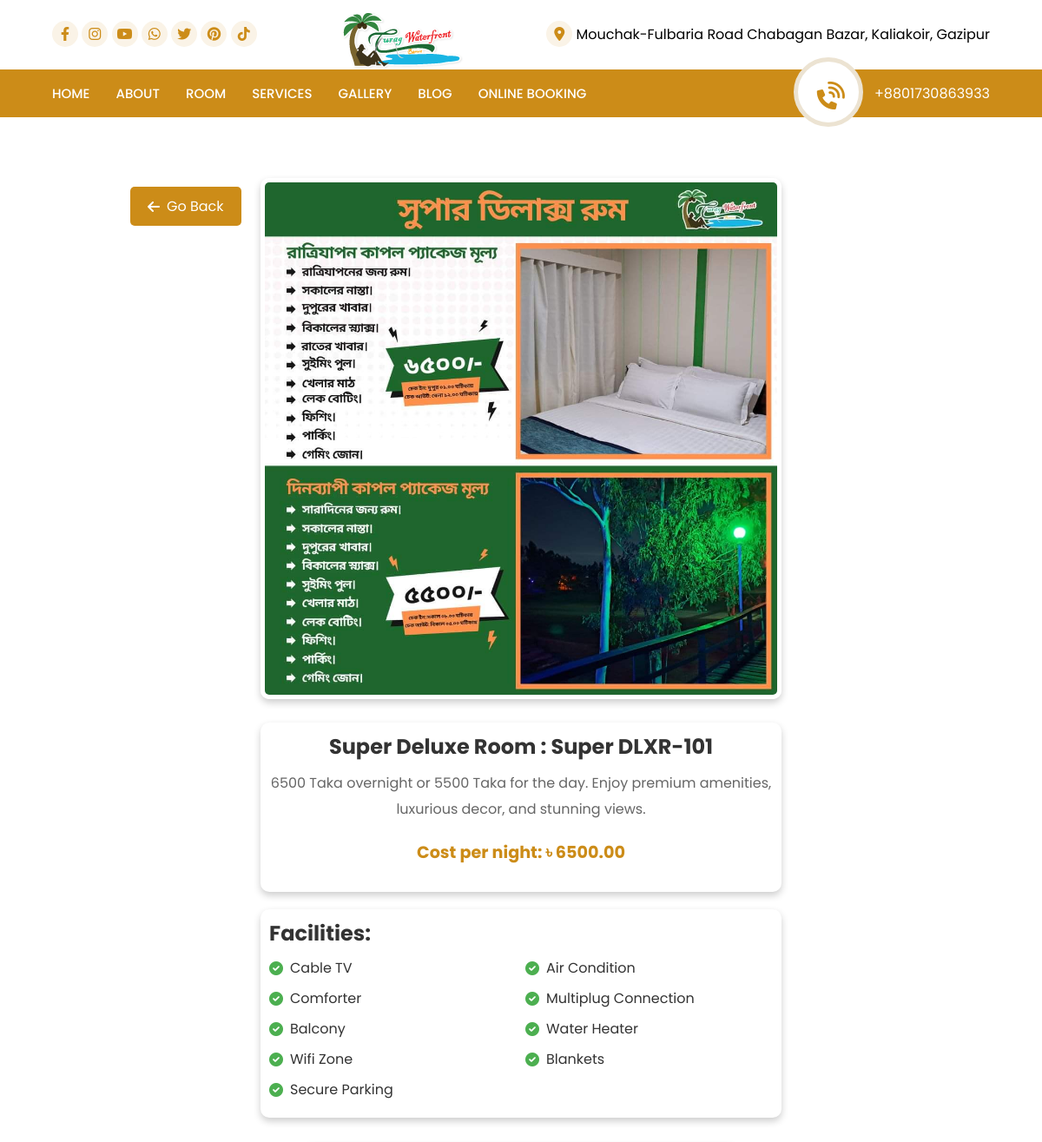
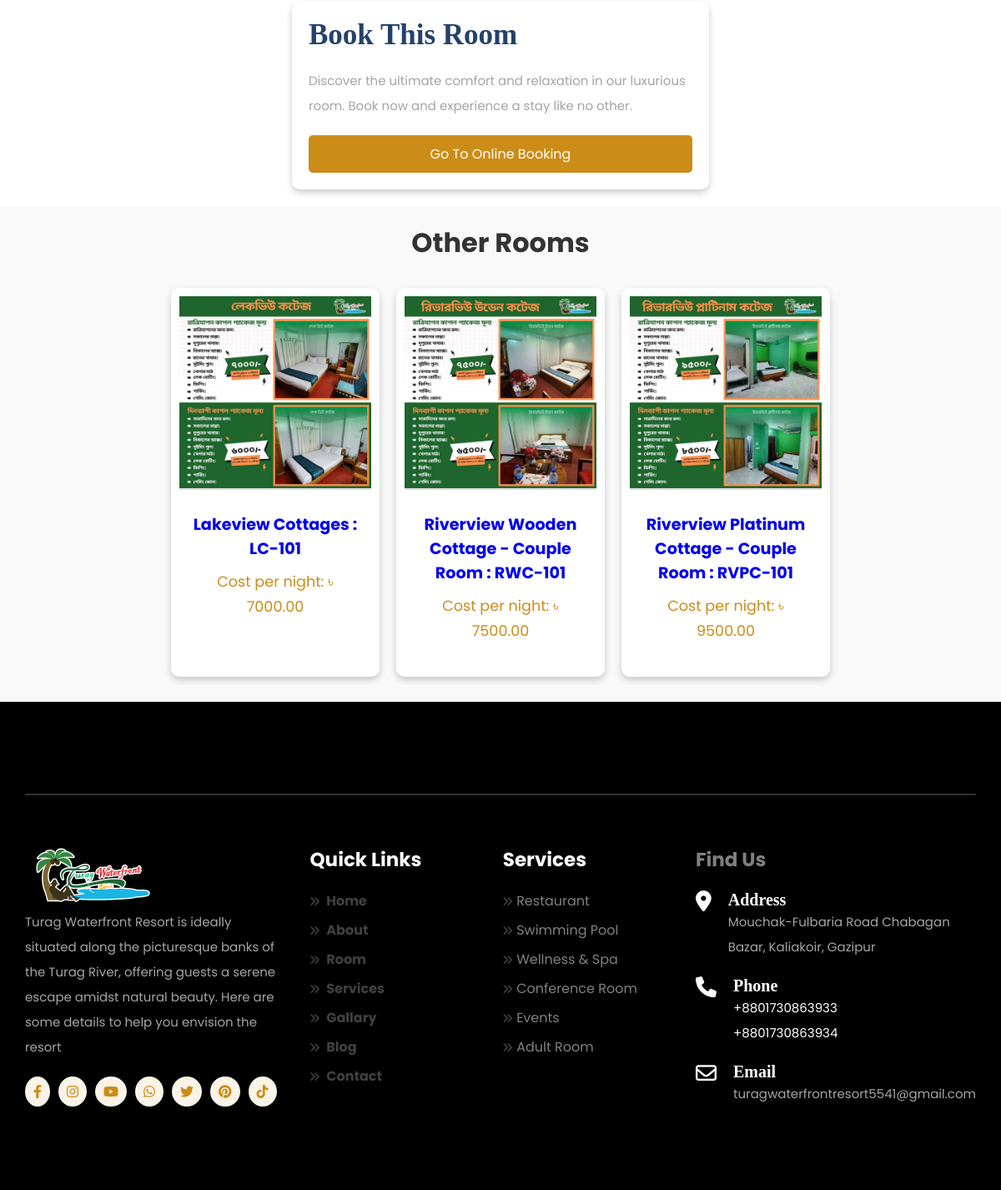
The page /room/1/ on the database its author committed (2 pictures, top to bottom).
### turag/models.py (models this page shows, shortened)
class ResortInfo(models.Model):
    logo = models.ImageField(upload_to='logos/', help_text='Upload the resort logo.')
    description = models.TextField(help_text='A brief description of the resort.')
    facebook_link = models.URLField(blank=True, help_text='Link to the resort’s Facebook page.')
    instagram_link = models.URLField(blank=True, help_text='Link to the resort’s Instagram profile.')
    youtube_link = models.URLField(blank=True, help_text='Link to the resort’s YouTube channel.')
    whatsapp_link = models.URLField(blank=True, help_text='Link to the resort’s WhatsApp contact.')
    twitter_link = models.URLField(blank=True, help_text='Link to the resort’s Twitter profile.')
    pinterest_link = models.URLField(blank=True, help_text='Link to the resort’s Pinterest page.')
    tiktok_link = models.URLField(blank=True, help_text='Link to the resort’s TikTok profile.')
    address = models.CharField(max_length=255, help_text='Resort address.')
    phone_number = models.CharField(max_length=40, blank=True, help_text='Resort phone number.')
    email = models.EmailField(help_text='Resort email address.')
    class Meta:
        verbose_name = "Resort Information"
        verbose_name_plural = "Resort Information"

class RoomOffer(models.Model):
    room_type = models.CharField(max_length=255, help_text="Type of the room")
    room_number = models.CharField(max_length=50, help_text="Room number associated with the offer")
    cost = models.DecimalField(max_digits=10, decimal_places=2, help_text="Cost per night")
    short_description = models.TextField(help_text="Short description of the offer")
    image = models.ImageField(upload_to='room/', help_text="Image for the offer")

class RoomFacility(models.Model):
    room_offer = models.ForeignKey(RoomOffer, on_delete=models.CASCADE, related_name='facilities')
    facility_name = models.CharField(max_length=255, help_text="Name of the facility")

### turag/views.py (the view)
# urls.py: path('room/<int:pk>/', views.RoomDetailView.as_view(), name='room_detail'),
class RoomDetailView(DetailView):
    model = RoomOffer
    template_name = 'room_detail.html'
    context_object_name = 'room'
    social_media_info = ResortInfo.objects.first()
    def get_context_data(self, **kwargs):
        context = super().get_context_data(**kwargs)
        context['all_rooms'] = RoomOffer.objects.exclude(id=self.object.id)
        context['social_media_info'] = ResortInfo.objects.first()
        return context

### turag/templatetags/custom_filters.py (called while the page is built)
@register.filter(name='split_phone_numbers')
def split_phone_numbers(phone_numbers):
    return phone_numbers.split(',')

@register.filter(name='trim')
def trim(value):
    return value.strip() if isinstance(value, str) else value

### templates/room_detail.html (shortened to what this page needs)
<!DOCTYPE html>
{% load static %}
<html lang="en" dir="ltr">
<head>
  <link rel="stylesheet" href="https://pro.fontawesome.com/releases/v5.10.0/css/all.css" />
  <link rel="stylesheet" href="{% static 'css/style.css' %}">
  <link rel="stylesheet" href="https://cdnjs.cloudflare.com/ajax/libs/OwlCarousel2/2.3.4/assets/owl.carousel.css" />
  <link rel="stylesheet" href="https://cdnjs.cloudflare.com/ajax/libs/OwlCarousel2/2.3.4/assets/owl.theme.default.min.css" />
  <link href="https://cdnjs.cloudflare.com/ajax/libs/lightbox2/2.11.3/css/lightbox.min.css" rel="stylesheet">
  <link rel="stylesheet" href="https://cdnjs.cloudflare.com/ajax/libs/font-awesome/6.0.0/css/all.min.css">
</head>
<body>
  <section class="head">
    <div class="container flex1">
      <div class="scoial">
          {% if social_media_info.facebook_link %}
          <a href="{{ social_media_info.facebook_link }}" target="_blank" rel="noopener noreferrer">
            <i class="fab fa-facebook-f"></i>
          </a>
          {% endif %}
          {% if social_media_info.instagram_link %}
            <a href="{{ social_media_info.instagram_link }}" target="_blank" rel="noopener noreferrer">
                <i class="fab fa-instagram"></i>
            </a>
            {% endif %}
            {% if social_media_info.youtube_link %}
            <a href="{{ social_media_info.youtube_link }}" target="_blank" rel="noopener noreferrer">
                <i class="fab fa-youtube"></i>
            </a>
            {% endif %}
            {% if social_media_info.whatsapp_link %}
            <a href="{{ social_media_info.whatsapp_link }}" target="_blank" rel="noopener noreferrer">
                <i class="fab fa-whatsapp"></i>
            </a>
            {% endif %}
            {% if social_media_info.twitter_link %}
            <a href="{{ social_media_info.twitter_link }}" target="_blank" rel="noopener noreferrer">
                <i class="fab fa-twitter"></i>
            </a>
            {% endif %}
            {% if social_media_info.pinterest_link %}
            <a href="{{ social_media_info.pinterest_link }}" target="_blank" rel="noopener noreferrer">
                <i class="fab fa-pinterest"></i>
            </a>
            {% endif %}
            {% if social_media_info.tiktok_link %}
            <a href="{{ social_media_info.tiktok_link }}" target="_blank" rel="noopener noreferrer">
                <i class="fab fa-tiktok"></i>
            </a>
            {% endif %}
      </div>
      <div class="logo">
        <img src="{{ social_media_info.logo.url }}" alt="">
      </div>
      <div class="address">
        <i class="fas fa-map-marker-alt"></i>
        <span>{{ social_media_info.address }}</span>
      </div>
    </div>
  </section>
  <header class="header">
    <div class="container">
      <nav class="navbar flex1">
        <ul class="nav-menu">
          <li><a href="{% url 'index' %}">Home</a></li>
          <li><a href="{% url 'about' %}">About</a></li>
          <li><a href="{% url 'services' %}">Room</a></li>
          <li><a href="{% url 'services' %}">Services</a></li>
          <li><a href="{% url 'gallery' %}">Gallery</a></li>
          <li><a href="{% url 'blog_list' %}">Blog</a></li>
          <li><a href="https://turagwaterfrontresort.netlify.app">Online Booking</a></li>
      </ul>
        {% load custom_filters %}
        <div class="head_contact">
          <i class="fas fa-phone-volume"></i>
          {% with social_media_info.phone_number|split_phone_numbers as phone_numbers %}
              {% if phone_numbers %}
                  <a href="tel:{{ phone_numbers.0|trim }}" style="color: white;">
                    <span>{{ phone_numbers.0|trim }}</span>
                  </a>
              {% else %}
                  <span>No phone number available</span>
              {% endif %}
          {% endwith %}
      </nav>
    </div>
  </header>
  <br><br>
        <section class="room-details">
            <div class="container flex-container">
                <div class="room-image">
                    <a href="{{ room.image.url }}" data-lightbox="room-image" data-title="{{ room.room_type }}">
                        <img src="{{ room.image.url }}" alt="{{ room.room_type }}">
                    </a>
                    <a href="javascript:history.back()" class="go-back-button">
                        <i class="fas fa-arrow-left"></i> Go Back
                    </a>
                    <div class="room-info">
                        <h4>{{ room.room_type }} : {{ room.room_number }}</h4>
                        <p class="description">{{ room.short_description }}</p>
                        <p class="cost">Cost per night: ৳ {{ room.cost }}</p>
                    </div>
                    <div class="room-facilities">
                        <h4>Facilities:</h4>
                        <div class="facility-row">
                            {% for facility in room.facilities.all %}
                                <div class="facility-item">
                                    <i class="fas fa-check-circle"></i> {{ facility.facility_name }}
                                </div>
                                {% if forloop.counter|divisibleby:2 and not forloop.last %}
                                    </div><div class="facility-row">
                                {% endif %}
                            {% empty %}
                                <p>No facilities available.</p>
                            {% endfor %}
                        </div>
                    </div>
                </div>
                <div class="booking-form">
                    <h3>Book This Room</h3>
                    <form method="post">
                        <p>Discover the ultimate comfort and relaxation in our luxurious room. Book now and experience a stay like no other.</p>
                        <a href="https://turagwaterfrontresort.netlify.app/" style="
                            display: block;
                            width: 100%;
                            padding: 10px;
                            background-color: #CC8C18;
                            color: #fff;
                            border: none;
                            border-radius: 5px;
                            cursor: pointer;
                            font-size: 16px;
                            text-align: center;
                            text-decoration: none;
                            box-sizing: border-box;
                        ">Go To Online Booking</a>
                    </form>
                </div>
            </div>
        </section>
<section class="all-rooms">
    <h2>Other Rooms</h2>
    <div class="slider-container">
        <div class="room-slider">
            {% for room in all_rooms %}
                <div class="room-item">
                    <a href="{% url 'room_detail' room.id %}">
                        <img src="{{ room.image.url }}" alt="{{ room.room_type }}">
                        <div class="room-details">
                            <h4>{{ room.room_type }} : {{ room.room_number }}</h4>
                            <p class="cost">Cost per night: ৳ {{ room.cost }}</p>
                        </div>
                    </a>
                </div>
            {% empty %}
                <p>No other rooms available.</p>
            {% endfor %}
        </div>
    </div>
</section>
  <footer>
    <div class="content grid  top">
      <div class="box">
        <div class="logo">
          <img src="{{ social_media_info.logo.url }}" alt="">
        </div>
        <p>{{ social_media_info.description }}</p>
        <div class="social flex">
          {% if social_media_info.facebook_link %}
            <a href="{{ social_media_info.facebook_link }}" target="_blank" rel="noopener noreferrer">
              <i class="fab fa-facebook-f"></i>
            </a>
          {% endif %}
          {% if social_media_info.instagram_link %}
              <a href="{{ social_media_info.instagram_link }}" target="_blank" rel="noopener noreferrer">
                  <i class="fab fa-instagram"></i>
              </a>
              {% endif %}
              {% if social_media_info.youtube_link %}
              <a href="{{ social_media_info.youtube_link }}" target="_blank" rel="noopener noreferrer">
                  <i class="fab fa-youtube"></i>
              </a>
              {% endif %}
              {% if social_media_info.whatsapp_link %}
              <a href="{{ social_media_info.whatsapp_link }}" target="_blank" rel="noopener noreferrer">
                  <i class="fab fa-whatsapp"></i>
              </a>
              {% endif %}
              {% if social_media_info.twitter_link %}
              <a href="{{ social_media_info.twitter_link }}" target="_blank" rel="noopener noreferrer">
                  <i class="fab fa-twitter"></i>
              </a>
              {% endif %}
              {% if social_media_info.pinterest_link %}
              <a href="{{ social_media_info.pinterest_link }}" target="_blank" rel="noopener noreferrer">
                  <i class="fab fa-pinterest"></i>
              </a>
              {% endif %}
              {% if social_media_info.tiktok_link %}
              <a href="{{ social_media_info.tiktok_link }}" target="_blank" rel="noopener noreferrer">
                  <i class="fab fa-tiktok"></i>
              </a>
              {% endif %}
        </div>
      </div>
      <div class="box">
        <h2 style="color: white;">Quick Links</h2>
        <ul><strong>
          <li><i class="fas fa-angle-double-right"></i> <a href="#home">Home</a> </li>
          <li><i class="fas fa-angle-double-right"></i> <a href="#about">About</a> </li>
          <li><i class="fas fa-angle-double-right"></i> <a href="#room">Room</a> </li>
          <li><i class="fas fa-angle-double-right"></i> <a href="#services">Services</a> </li>
          <li><i class="fas fa-angle-double-right"></i> <a href="#gallary">Gallary</a> </li>
          <li><i class="fas fa-angle-double-right"></i> <a href="#blog">Blog</a> </li>
          <li><i class="fas fa-angle-double-right"></i> <a href="#contact">Contact</a> </li>
        </strong>
        </ul>
      </div>
      <div class="box">
        <h2 style="color: white;">Services</h2>
        <ul>
          <li><i class="fas fa-angle-double-right"></i>Restaurant</li>
          <li><i class="fas fa-angle-double-right"></i>Swimming Pool</li>
          <li><i class="fas fa-angle-double-right"></i>Wellness & Spa</li>
          <li><i class="fas fa-angle-double-right"></i>Conference Room</li>
          <li><i class="fas fa-angle-double-right"></i>Events</li>
          <li><i class="fas fa-angle-double-right"></i>Adult Room</li>
        </ul>
      </div>
      <div class="box">
        <h2>Find Us</h2>
        <div class="icon flex">
          <div class="i">
            <i class="fas fa-map-marker-alt"></i>
          </div>
          <div class="text">
            <h3>Address</h3>
            <p>{{ social_media_info.address }}</p>
          </div>
        </div>
        <div class="icon flex">
          <div class="i">
            <i class="fas fa-phone"></i>
          </div>
          {% load custom_filters %}
          <div class="text">
            <h3>Phone</h3>
            <p>
              {% with social_media_info.phone_number|split_phone_numbers as phone_numbers %}
                {% for phone in phone_numbers %}
                  <a href="tel:{{ phone|trim }}" style="color: white;">
                    {{ phone|trim }}
                  </a><br>
                {% endfor %}
              {% endwith %}
            </p>
        </div>
        </div>
        <div class="icon flex">
          <div class="i">
            <i class="far fa-envelope"></i>
          </div>
          <div class="text">
            <h3>Email</h3>
            <p>
                <a class="footer_email" href="mailto:{{ social_media_info.email }}" style="color: inherit; text-decoration: none;">
                    {{ social_media_info.email }}
                </a>
            </p>
        </div>
        </div>
      </div>
    </div>
  </footer>
</body>
</html>

### rows shown on the page
ResortInfo: logo (picture), address "Mouchak-Fulbaria Road Chabagan Bazar, Kaliakoir, Gazipur", description "Turag Waterfront Resort is ideally situated along the picturesque banks of the Turag River, offering guests a serene escape amidst natural beauty. Here are some details to help you envision the resort", email "turagwaterfrontresort5541@gmail.com"
RoomOffer: image (picture), room_type "Super Deluxe Room", room_number "Super DLXR-101", short_description "6500 Taka overnight or 5500 Taka for the day. Enjoy premium amenities, luxurious decor, and stunning views.", cost "6500.00"
RoomFacility: facility_name "Cable TV"
RoomFacility: facility_name "Air Condition"
RoomFacility: facility_name "Comforter"
RoomFacility: facility_name "Multiplug Connection"
RoomFacility: facility_name "Balcony"
RoomFacility: facility_name "Water Heater"
RoomFacility: facility_name "Wifi Zone"
RoomFacility: facility_name "Blankets"
RoomFacility: facility_name "Secure Parking"
RoomOffer: image (picture), room_type "Lakeview Cottages", room_number "LC-101", cost "7000.00"
RoomOffer: image (picture), room_type "Riverview Wooden Cottage - Couple Room", room_number "RWC-101", cost "7500.00"
RoomOffer: image (picture), room_type "Riverview Platinum Cottage - Couple Room", room_number "RVPC-101", cost "9500.00"

### other values the page prints
{{ phone_numbers.0|trim }} "+8801730863933"
{{ phone|trim }} "+8801730863933" "+8801730863934"
